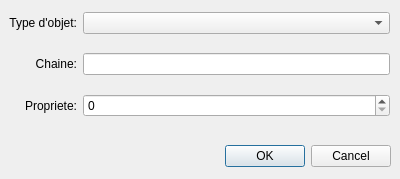
<?xml version="1.0" encoding="UTF-8"?>
<ui version="4.0">
 <class>PoliceDlg</class>
 <widget class="QDialog" name="PoliceDlg">
  <property name="geometry">
   <rect>
    <x>0</x>
    <y>0</y>
    <width>400</width>
    <height>179</height>
   </rect>
  </property>
  <property name="minimumSize">
   <size>
    <width>400</width>
    <height>179</height>
   </size>
  </property>
  <property name="maximumSize">
   <size>
    <width>400</width>
    <height>179</height>
   </size>
  </property>
  <property name="windowTitle">
   <string>Dialog</string>
  </property>
  <widget class="QDialogButtonBox" name="buttonBox">
   <property name="geometry">
    <rect>
     <x>50</x>
     <y>140</y>
     <width>341</width>
     <height>32</height>
    </rect>
   </property>
   <property name="orientation">
    <enum>Qt::Horizontal</enum>
   </property>
   <property name="standardButtons">
    <set>QDialogButtonBox::Cancel|QDialogButtonBox::Ok</set>
   </property>
  </widget>
  <widget class="QWidget" name="gridLayoutWidget">
   <property name="geometry">
    <rect>
     <x>9</x>
     <y>-1</y>
     <width>381</width>
     <height>131</height>
    </rect>
   </property>
   <layout class="QGridLayout" name="gridLayout">
    <item row="0" column="0">
     <widget class="QLabel" name="label">
      <property name="text">
       <string>Type d'objet:</string>
      </property>
      <property name="alignment">
       <set>Qt::AlignRight|Qt::AlignTrailing|Qt::AlignVCenter</set>
      </property>
     </widget>
    </item>
    <item row="1" column="0">
     <widget class="QLabel" name="label_2">
      <property name="text">
       <string>Chaine:</string>
      </property>
      <property name="alignment">
       <set>Qt::AlignRight|Qt::AlignTrailing|Qt::AlignVCenter</set>
      </property>
     </widget>
    </item>
    <item row="2" column="0">
     <widget class="QLabel" name="label_3">
      <property name="text">
       <string>Propriete:</string>
      </property>
      <property name="alignment">
       <set>Qt::AlignRight|Qt::AlignTrailing|Qt::AlignVCenter</set>
      </property>
     </widget>
    </item>
    <item row="0" column="1">
     <widget class="QComboBox" name="comboBoxTypeObj"/>
    </item>
    <item row="1" column="1">
     <widget class="QLineEdit" name="lineEditChaine"/>
    </item>
    <item row="2" column="1">
     <widget class="QSpinBox" name="spinBoxProperty"/>
    </item>
   </layout>
  </widget>
 </widget>
 <resources/>
 <connections>
  <connection>
   <sender>buttonBox</sender>
   <signal>accepted()</signal>
   <receiver>PoliceDlg</receiver>
   <slot>accept()</slot>
   <hints>
    <hint type="sourcelabel">
     <x>248</x>
     <y>254</y>
    </hint>
    <hint type="destinationlabel">
     <x>157</x>
     <y>274</y>
    </hint>
   </hints>
  </connection>
  <connection>
   <sender>buttonBox</sender>
   <signal>rejected()</signal>
   <receiver>PoliceDlg</receiver>
   <slot>reject()</slot>
   <hints>
    <hint type="sourcelabel">
     <x>316</x>
     <y>260</y>
    </hint>
    <hint type="destinationlabel">
     <x>286</x>
     <y>274</y>
    </hint>
   </hints>
  </connection>
 </connections>
</ui>
